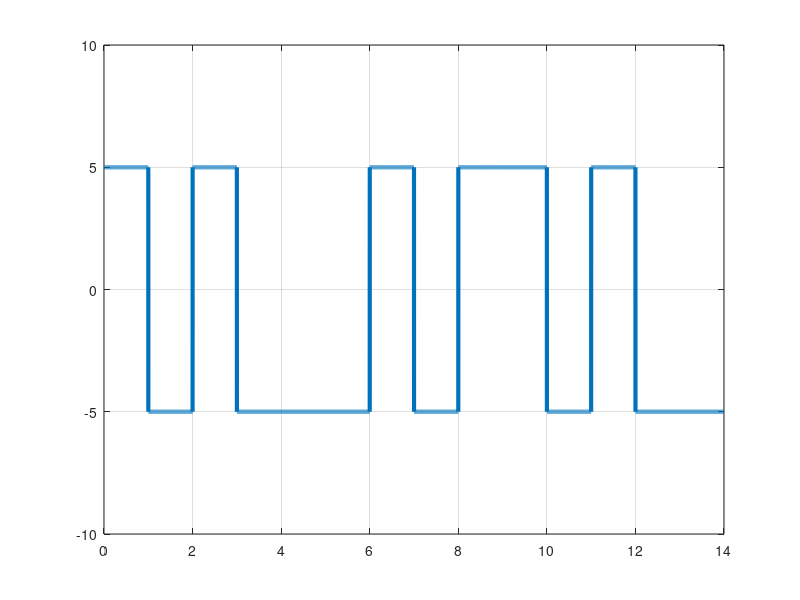

Here is the MATLAB script that generated this plot:
clc;    %clear command line
clear all;  %clear variables
close all;  %clear figures 

bits = [1 0 1 0 0 0 1 0 1 1 0 1 0 0];

%Modulation :

bitRate = 1;
voltage = 5;

samplingRate = 1000;
samplingTime = 1/samplingRate;
endTime = length(bits)/bitRate;
time = 0:samplingTime:endTime;

index = 1;
modulation = [];

for i = 1:length(time)
    if(bits(index) == 1)
        modulation(i) = voltage;
    else
        modulation(i) = -voltage;
    end
    if(time(i)*bitRate>= index)
        index = index+1;
    end
end

plot(time,modulation,'LineWidth',3);
axis([0 endTime -voltage-5 voltage+5]);
grid on;

%Demodulation : 

index = 1;
demodulation = [];

for i = 1:length(modulation)
    if(modulation(i) == voltage)
        demodulation(index) = 1;
    else
        demodulation(index) = 0;
    end
    if(time(i)*bitRate >= index)
        index = index+1;
    end
end

disp(demodulation);